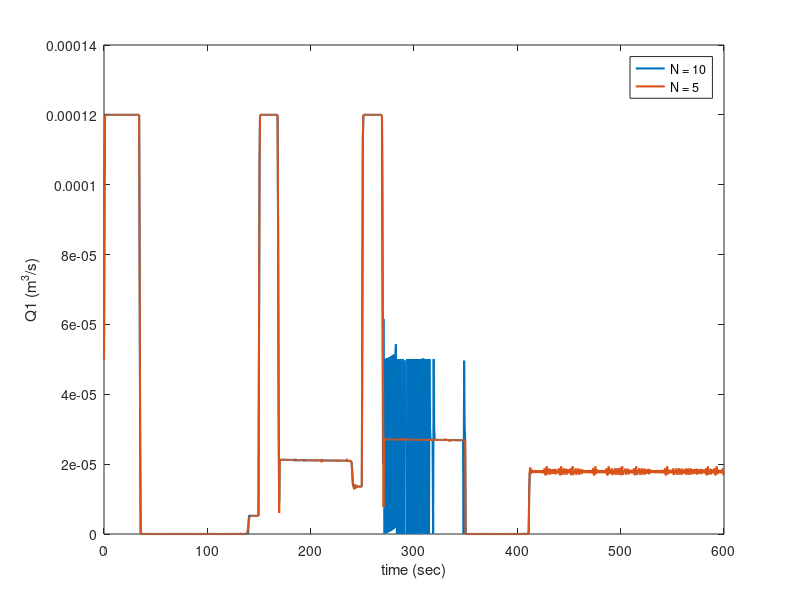
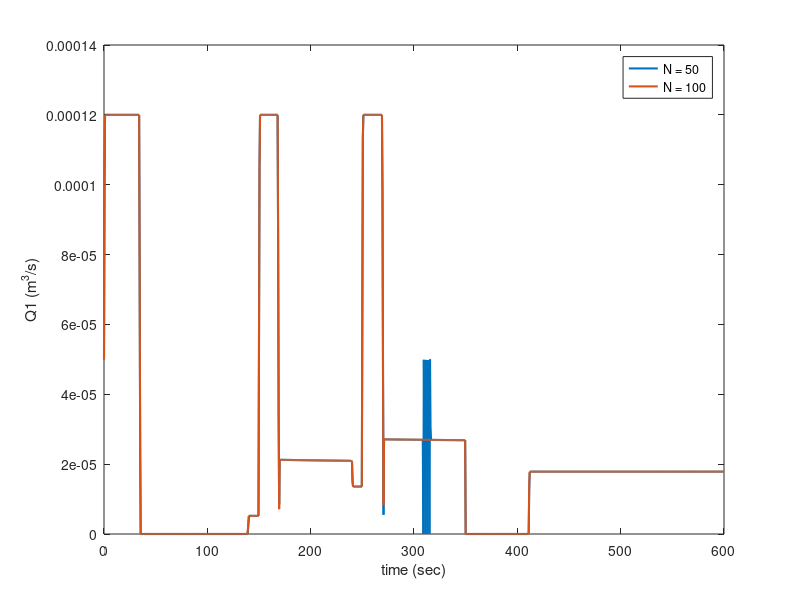
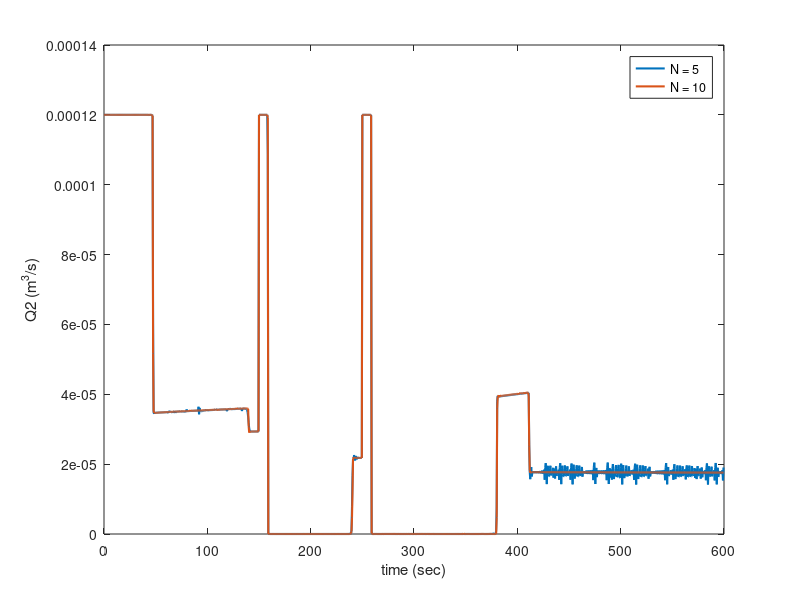
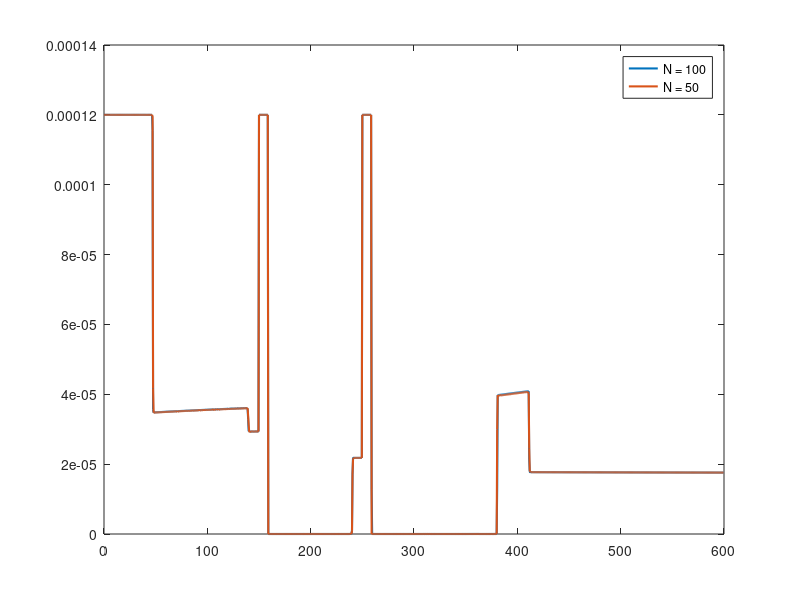

Recreate these plots in MATLAB, in order. (Note: this script raises an error after producing the figures.)
clear; close all;

t = 0:0.5:600-0.5;

N = [5 10 50 100];

load('data5.mat');
u1_5 = data(:,5);
u2_5 = data(:,6);

load('data10.mat');
u1_10 = data(:,5);
u2_10 = data(:,6);

load('data50.mat');
u1_50 = data(:,5);
u2_50 = data(:,6);

load('data100.mat');
u1_100 = data(:,5);
u2_100 = data(:,6);

fig1 = figure;
plot(t, u1_10,  'LineWidth', 1.5); hold on;
plot(t, u1_5,   'LineWidth', 1.5); 
legend('N = 10', 'N = 5');
xlabel('time (sec)');
ylabel('Q1 (m^3/s)');

fig2 = figure;
plot(t, u1_50,  'LineWidth', 1.5); hold on;
plot(t, u1_100,   'LineWidth', 1.5); 
legend('N = 50', 'N = 100');
xlabel('time (sec)');
ylabel('Q1 (m^3/s)');

fig3 = figure;
plot(t, u2_5,  'LineWidth', 1.5); hold on;
plot(t, u2_10,   'LineWidth', 1.5); 
legend('N = 5', 'N = 10');
xlabel('time (sec)');
ylabel('Q2 (m^3/s)');

fig4 = figure;
plot(t, u2_100,   'LineWidth', 1.5); hold on;
plot(t, u2_50,  'LineWidth', 1.5);
legend('N = 100', 'N = 50');

path = 'C:\Users\room2\OneDrive\Documentos\GitHub\predictive-control-2025\paper\figures';

exportgraphics(fig1, [path,'\constrained-input-Q1-1.pdf'],'Resolution',300);
exportgraphics(fig2, [path,'\constrained-input-Q1-2.pdf'],'Resolution',300);
exportgraphics(fig3, [path,'\constrained-input-Q2-1.pdf'],'Resolution',300);


% plot(t, u1_50,  'LineWidth', 1.5);
% plot(t, u1_100, 'LineWidth', 1);

% figure;
% for i = 1:length(N)
%     name_data = ['data',num2str(N(i)),'.mat'];
%     load(name_data);
%     plot(data(:,5),'LineWidth',1); hold on;
%     legend(num2str(N(i)))
% end

%% Unconstrained
path = 'C:\Users\room2\OneDrive\Documentos\GitHub\predictive-control-2025\paper\figures';
fig = figure; 
plot(t,y(1,:),'LineWidth',2); hold on;
plot(t,ref(1,:),'LineWidth',1,'LineStyle','--','Color','k');
plot(t,y(2,:),'LineWidth',2,'Color','#dd5400');
plot(t,ref(2,:)', 'LineWidth',1,'LineStyle','-.','Color','k');
legend('h_1','h_{1,ref}','h_2','h_{2,ref}','Location','best');
xlabel('time (sec)');
ylabel('level (m)');
% exportgraphics(fig,[path,'\unconstrained-control.pdf'],'Resolution',300);
exportgraphics(fig,[path,'\constrained-control.pdf'],'Resolution',300);
%%
fig = figure; 
plot(t,u(1,:),'LineWidth',2); hold on;
plot(t,u(2,:),'LineWidth',2);
legend('Q_1','Q_2','Location','best');
xlabel('time (sec)');
ylabel('Inflow (m^3/s)');
exportgraphics(fig,[path,'\unconstrained-inputs.pdf'],'Resolution',300);

%% time 

close all

x = [5 10 20 50 100];
y = [2.96 3.73 7.87 20.25 86.7];
f = fit(x', y', 'exp1');

fig = figure; % scatter(x,y,'filled')
plot(f, x, y);
xlabel('Prediction horizon (N)');
ylabel('Average running time (sec)');
legend('Data', 'Fitted curve', 'Location', 'best');
exportgraphics(fig, [path,'\running-time.pdf'],'Resolution',300);